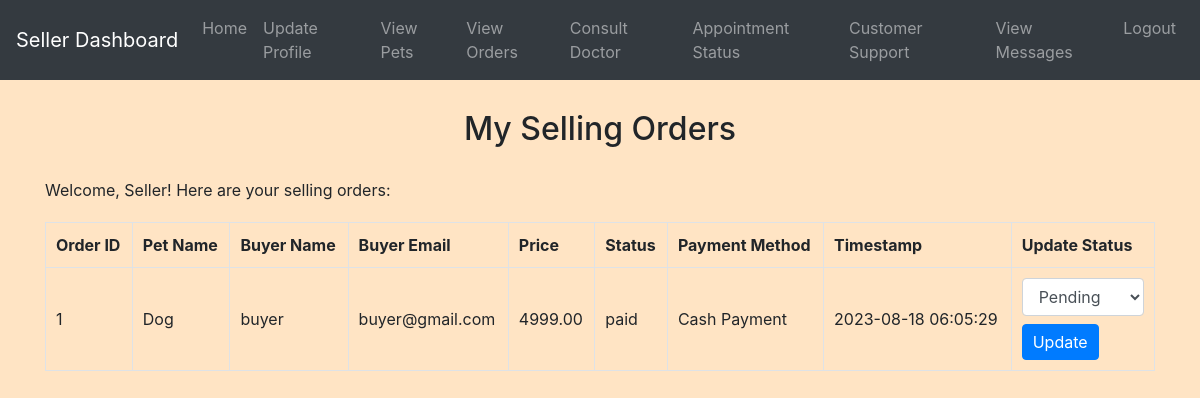
The app's page /seller/view_orders.php (signed in) with its own data.
### tables this page shows
CREATE TABLE `users` (
  `id` int(11) NOT NULL,
  `username` varchar(255) NOT NULL,
  `email` varchar(255) NOT NULL,
  `password` varchar(255) NOT NULL,
  `phone` varchar(15) NOT NULL,
  `age` int(11) NOT NULL,
  `city` varchar(100) NOT NULL,
  `address` text NOT NULL,
  `user_role` enum('Doctor','Seller','Buyer') NOT NULL,
  `status` varchar(20) NOT NULL
);

CREATE TABLE `buying` (
  `id` int(11) NOT NULL,
  `buyer_id` int(11) NOT NULL,
  `pet_id` int(11) NOT NULL,
  `payment_method` varchar(50) NOT NULL,
  `status` varchar(20) NOT NULL,
  `timestamp` timestamp NOT NULL DEFAULT current_timestamp()
);

CREATE TABLE `pets` (
  `id` int(11) NOT NULL,
  `seller_id` int(11) NOT NULL,
  `pet_name` varchar(255) NOT NULL,
  `gender` enum('Male','Female') NOT NULL,
  `city` varchar(100) NOT NULL,
  `price` decimal(10,2) NOT NULL,
  `pet_picture` varchar(255) NOT NULL
);

### seller/view_orders.php (the view, shortened to what this page needs)
<?php
include('config.php');
$seller_id = $_SESSION['user_id'];
$query = "SELECT * FROM Users WHERE id = $seller_id";
$result = $conn->query($query);
if ($result->num_rows == 1) {
    $seller = $result->fetch_assoc();
}
$query = "SELECT Buying.*, Pets.pet_name, Pets.price AS pet_price, Users.username AS buyer_name, Users.email AS buyer_email
          FROM Buying
          INNER JOIN Pets ON Buying.pet_id = Pets.id
          INNER JOIN Users ON Buying.buyer_id = Users.id
          WHERE Pets.seller_id = $seller_id";
$result = $conn->query($query);
?>
<!DOCTYPE html>
<html>
<head>
    <link rel="stylesheet" href="https://maxcdn.bootstrapcdn.com/bootstrap/4.5.2/css/bootstrap.min.css">
    <link rel="stylesheet" href="../css/style.css">
</head>
<body>
<?php include('navbar.php'); ?>
<div class="container mt-4">
    <h2>My Selling Orders</h2>
    <p>Welcome, <?php echo $seller['username']; ?>! Here are your selling orders:</p>
    <table class="table">
        <tr>
            <th>Order ID</th>
            <th>Pet Name</th>
            <th>Buyer Name</th>
            <th>Buyer Email</th>
            <th>Price</th>
            <th>Status</th>
            <th>Payment Method</th>
            <th>Timestamp</th>
            <th>Update Status</th>
        </tr>
        <?php while ($row = $result->fetch_assoc()) { ?>
            <tr>
                <td><?php echo $row['id']; ?></td>
                <td><?php echo $row['pet_name']; ?></td>
                <td><?php echo $row['buyer_name']; ?></td>
                <td><?php echo $row['buyer_email']; ?></td>
                <td><?php echo $row['pet_price']; ?></td>
                <td><?php echo $row['status']; ?></td>
                <td><?php echo $row['payment_method']; ?></td>
                <td><?php echo $row['timestamp']; ?></td>
                <td>
                    <form method="POST">
                        <select name="new_status" class="form-control">
                            <option value="pending">Pending</option>
                        </select>
                        <button type="submit" name="update_status" class="mt-2 btn btn-primary">Update</button>
                    </form>
                </td>
            </tr>
        <?php } ?>
    </table>
</div>
</body>
</html>

### css/style.css (style rules this page uses)
body { background-color: bisque; }
h1, h2, h3, h4 { text-align: center; margin-top: 30px; margin-bottom: 30px; }
.table { width: 100%; border-collapse: collapse; margin-top: 20px; }
.table th, .table td { padding: 10px; border: 1px solid #dee2e6; }
.table tbody td { vertical-align: middle; }
.btn-primary { padding: 5px 10px; }

### records on screen
users: username "Seller"
buying: id "1", pet.pet_name "Dog", buyer.username "buyer", buyer.email "buyer@gmail.com", pet.price "4999.00", status "paid", payment_method "Cash Payment", timestamp "2023-08-18 06:05:29"
